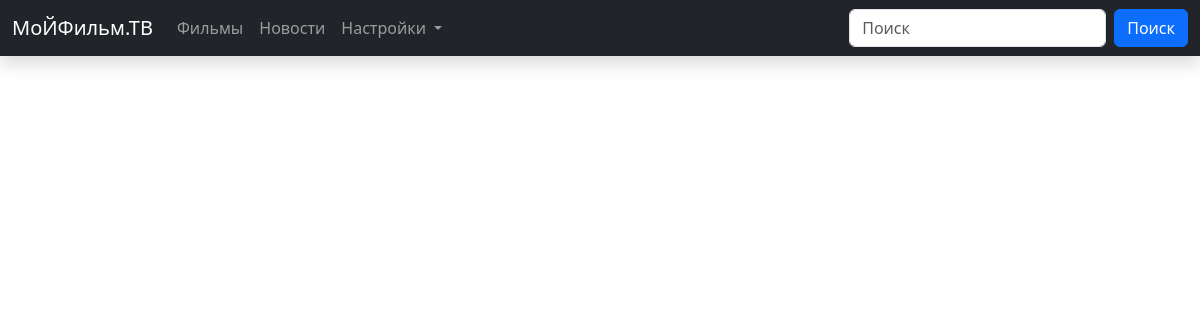
Before: /news/ with the older database file.
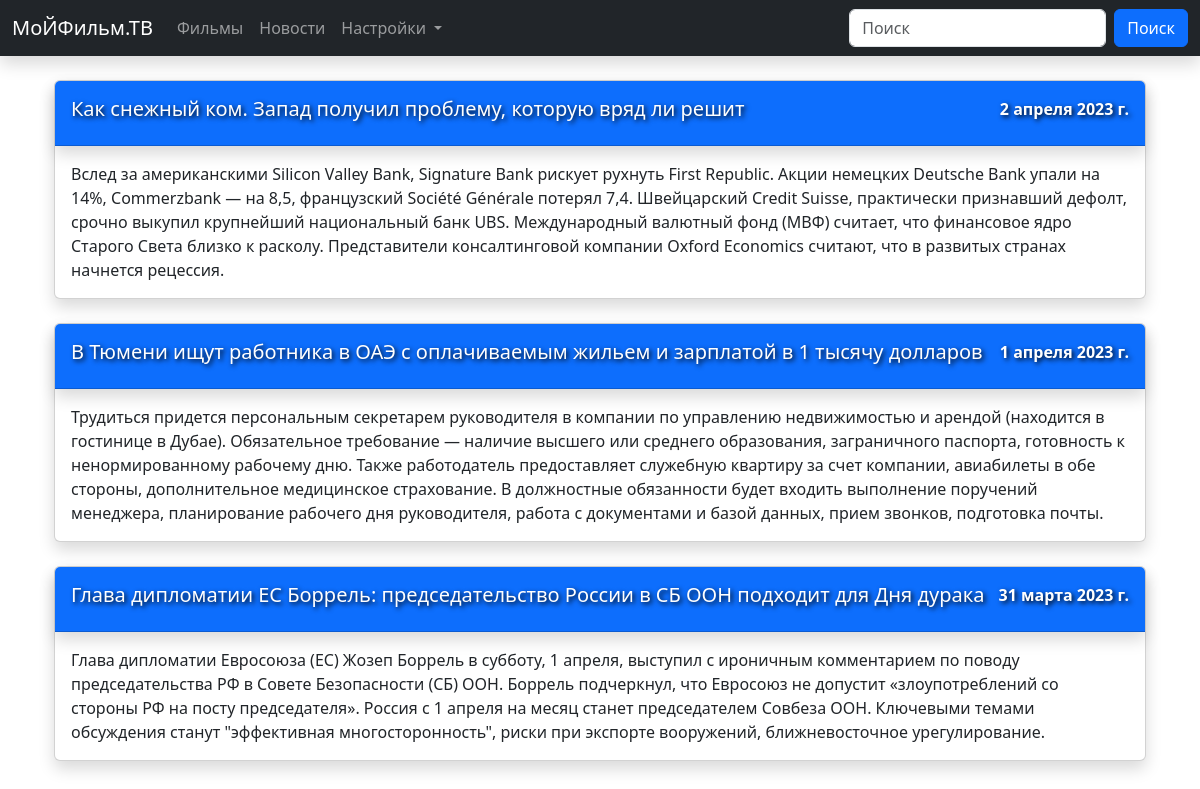
After: the same page with the newer database file.
### news/models.py (models this page shows, shortened)
class News(models.Model):
    headline = models.CharField(max_length=255)
    body = models.TextField(blank=True)
    date = models.DateField()
    class Meta:
        verbose_name = 'Новость'
        verbose_name_plural = 'Новости'

### news/views.py (the view)
# urls.py: path('news/', include('news.urls')),
def news(request):
    newss = News.objects.all().order_by('-date')
    data = {'newss': newss}
    return render(request, 'news/news.html', context=data)

### templates/news/news.html (shortened to what this page needs)
{% extends 'base.html' %}
{% block navbar %}
  {% include 'components/navbar.html' %}
{% endblock %}
{% block content %}
    <div class="container">
      {% for news in newss %}
        <div class="card mb-4 shadow">
          <div class="card-header d-flex justify-content-between p-3 bg-primary text-white text-card-shadow shadow">
            <div>
              <h5>{{ news.headline }}</h5>
            </div>
            <div>
              <strong>{{ news.date }}</strong>
            </div>
          </div>
          <div class="card-body">
            {{  news.body }}
          </div>
        </div>
      {% endfor %}
    </div>
{% endblock %}

Changed rows visible on the page:
added News: headline "Как cнежный ком. Запад получил проблему, которую вряд ли решит", date "2 апреля 2023 г.", body "Вслед за американскими Silicon Valley Bank, Signature Bank рискует рухнуть First Republic. Акции немецких Deutsche Bank упали на 14%, Commerzbank — на 8,5, французский Société Générale потерял 7,4. Швейцарский Credit Suisse, практически признавший дефолт, срочно выкупил крупнейший национальный банк UBS. Международный валютный фонд (МВФ) считает, что финансовое ядро Старого Света близко к расколу. Представители консалтинговой компании Oxford Economics считают, что в развитых странах начнется рецессия."
added News: headline "В Тюмени ищут работника в ОАЭ с оплачиваемым жильем и зарплатой в 1 тысячу долларов", date "1 апреля 2023 г.", body "Трудиться придется персональным секретарем руководителя в компании по управлению недвижимостью и арендой (находится в гостинице в Дубае). Обязательное требование — наличие высшего или среднего образования, заграничного паспорта, готовность к ненормированному рабочему дню. Также работодатель предоставляет служебную квартиру за счет компании, авиабилеты в обе стороны, дополнительное медицинское страхование. В должностные обязанности будет входить выполнение поручений менеджера, планирование рабочего дня руководителя, работа с документами и базой данных, прием звонков, подготовка почты."
added News: headline "Глава дипломатии ЕС Боррель: председательство России в СБ ООН подходит для Дня дурака", date "31 марта 2023 г.", body "Глава дипломатии Евросоюза (ЕС) Жозеп Боррель в субботу, 1 апреля, выступил с ироничным комментарием по поводу председательства РФ в Совете Безопасности (СБ) ООН. Боррель подчеркнул, что Евросоюз не допустит «злоупотреблений со стороны РФ на посту председателя». Россия с 1 апреля на месяц станет председателем Совбеза ООН. Ключевыми темами обсуждения станут \"эффективная многосторонность\", риски при экспорте вооружений, ближневосточное урегулирование."
